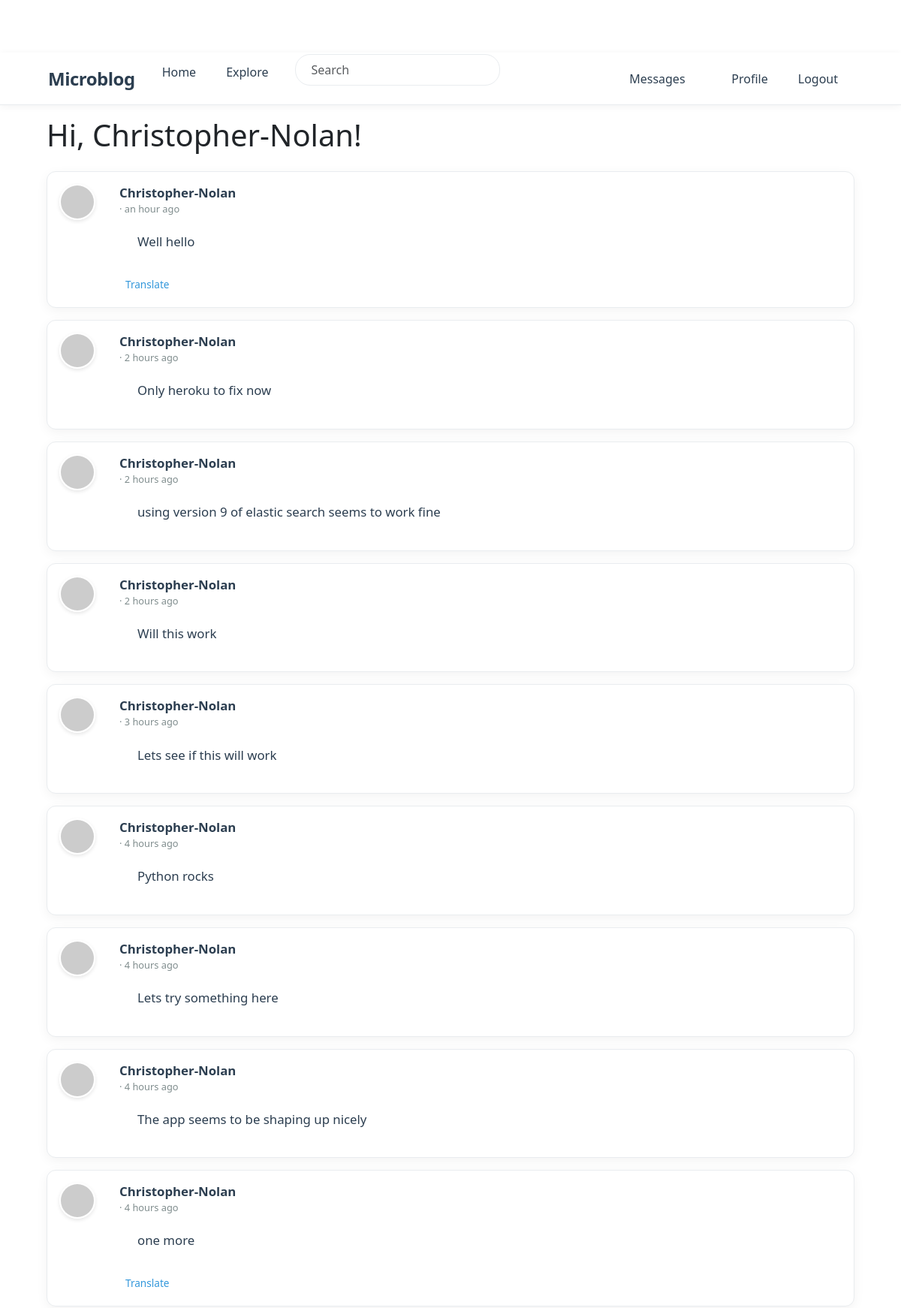
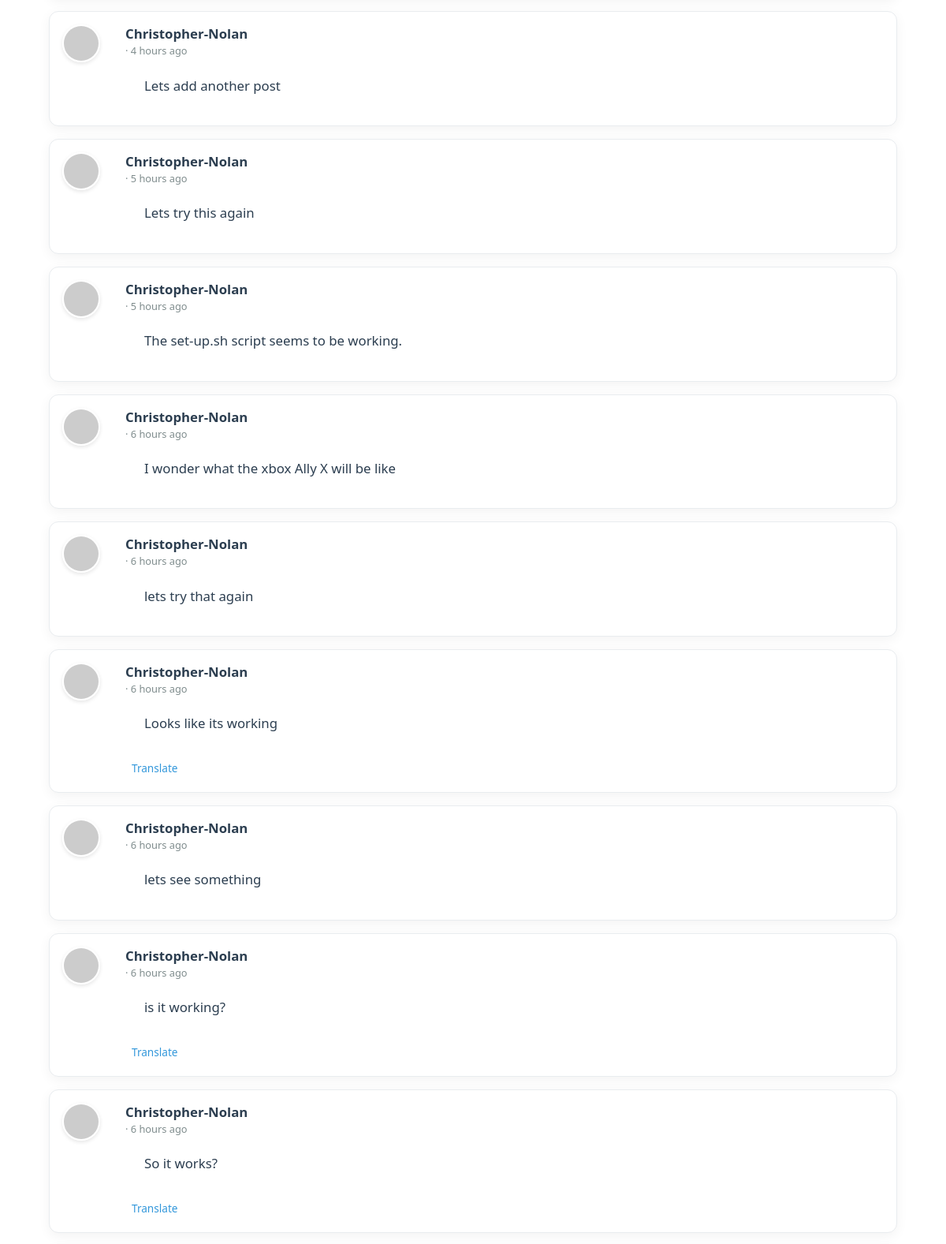
The page /explore (signed in, upper part) on the database its author committed (2 pictures, top to bottom).
### app/models.py (models this page shows, shortened)
class PaginatedAPIMixin(object):
    @staticmethod
    def to_collection_dict(query, page, per_page, endpoint, **kwargs):
        resources = db.paginate(query, page=page, per_page=per_page,
                                error_out=False)
        data = {
            'items': [item.to_dict() for item in resources.items],
            '_meta': {
                'page': page,
                'per_page': per_page,
                'total_pages': resources.pages,
                'total_items': resources.total
            },
            '_links': {
                'self': url_for(endpoint, page=page, per_page=per_page,
                                **kwargs),
                'next': url_for(endpoint, page=page + 1, per_page=per_page,
                                **kwargs) if resources.has_next else None,
                'prev': url_for(endpoint, page=page - 1, per_page=per_page,
                                **kwargs) if resources.has_prev else None
            }
        }
        return data

class User(PaginatedAPIMixin, UserMixin, db.Model):
    id: so.Mapped[int] = so.mapped_column(primary_key=True)
    username: so.Mapped[str] = so.mapped_column(sa.String(64), index=True,
                                                unique=True)
    email: so.Mapped[str] = so.mapped_column(sa.String(120), index=True,
                                             unique=True)
    password_hash: so.Mapped[Optional[str]] = so.mapped_column(sa.String(256))
    about_me: so.Mapped[Optional[str]] = so.mapped_column(sa.String(140))
    last_seen: so.Mapped[Optional[datetime]] = so.mapped_column(
        default=lambda: datetime.now(timezone.utc))
    last_message_read_time: so.Mapped[Optional[datetime]]
    token: so.Mapped[Optional[str]] = so.mapped_column(
        sa.String(32), index=True, unique=True)
    token_expiration: so.Mapped[Optional[datetime]]
    posts: so.WriteOnlyMapped['Post'] = so.relationship(
        back_populates='author')
    following: so.WriteOnlyMapped['User'] = so.relationship(
        secondary=followers, primaryjoin=(followers.c.follower_id == id),
        secondaryjoin=(followers.c.followed_id == id),
        back_populates='followers')
    followers: so.WriteOnlyMapped['User'] = so.relationship(
        secondary=followers, primaryjoin=(followers.c.followed_id == id),
        secondaryjoin=(followers.c.follower_id == id),
        back_populates='following')
    messages_sent: so.WriteOnlyMapped['Message'] = so.relationship(
        foreign_keys='Message.sender_id', back_populates='author')
    messages_received: so.WriteOnlyMapped['Message'] = so.relationship(
        foreign_keys='Message.recipient_id', back_populates='recipient')
    notifications: so.WriteOnlyMapped['Notification'] = so.relationship(
        back_populates='user')
    tasks: so.WriteOnlyMapped['Task'] = so.relationship(back_populates='user')
    def avatar(self, size):
        digest = md5(self.email.lower().encode('utf-8')).hexdigest()
        return f'https://www.gravatar.com/avatar/{digest}?d=identicon&s={size}'
    def unread_message_count(self):
        last_read_time = self.last_message_read_time or datetime(1900, 1, 1)
        query = sa.select(Message).where(Message.recipient == self,
                                         Message.timestamp > last_read_time)
        return db.session.scalar(sa.select(sa.func.count()).select_from(
            query.subquery()))
    def get_tasks_in_progress(self):
        query = self.tasks.select().where(Task.complete == False)
        return db.session.scalars(query)

class SearchableMixin:
    @classmethod
    def before_commit(cls, session):
        session._changes = {
            'add': list(session.new),
            'update': list(session.dirty),
            'delete': list(session.deleted)
        }
    @classmethod
    def after_commit(cls, session):
        try:
            for obj in session._changes['add']:
                if isinstance(obj, SearchableMixin):
                    add_to_index(obj.__tablename__, obj)
            for obj in session._changes['update']:
                if isinstance(obj, SearchableMixin):
                    add_to_index(obj.__tablename__, obj)
            for obj in session._changes['delete']:
                if isinstance(obj, SearchableMixin):
                    remove_from_index(obj.__tablename__, obj)
        except Exception as e:
            current_app.logger.error(f'Error in after_commit: {e}')
        finally:
            session._changes = None

class Post(SearchableMixin, db.Model):
    __searchable__ = ['body']
    id: so.Mapped[int] = so.mapped_column(primary_key=True)
    body: so.Mapped[str] = so.mapped_column(sa.String(140))
    timestamp: so.Mapped[datetime] = so.mapped_column(
        index=True, default=lambda: datetime.now(timezone.utc))
    user_id: so.Mapped[int] = so.mapped_column(sa.ForeignKey(User.id),
                                               index=True)
    language: so.Mapped[Optional[str]] = so.mapped_column(sa.String(5))
    author: so.Mapped[User] = so.relationship(back_populates='posts')

### app/main/routes.py (the view)
@bp.route('/explore')
@login_required
def explore():
    page = request.args.get('page', 1, type=int)
    query = sa.select(Post).order_by(Post.timestamp.desc())
    posts = db.paginate(query, page=page,
                        per_page=current_app.config['POSTS_PER_PAGE'],
                        error_out=False)
    next_url = url_for('main.explore', page=posts.next_num) \
        if posts.has_next else None
    prev_url = url_for('main.explore', page=posts.prev_num) \
        if posts.has_prev else None
    return render_template('index.html', title=_('Explore'),
                           posts=posts.items, next_url=next_url,
                           prev_url=prev_url)

### app/main/forms.py
class SearchForm(FlaskForm):
    q = StringField(_l('Search'), validators=[DataRequired()])
    def __init__(self, *args, **kwargs):
        if 'formdata' not in kwargs:
            kwargs['formdata'] = request.args
        if 'meta' not in kwargs:
            kwargs['meta'] = {'csrf': False}
        super(SearchForm, self).__init__(*args, **kwargs)

### app/__init__.py (called while the page is built)
def get_locale():
    return request.accept_languages.best_match(current_app.config['LANGUAGES'])

### app/main/routes.py (called while the page is built)
@bp.before_app_request
def before_request():
    if current_user.is_authenticated:
        current_user.last_seen = datetime.now(timezone.utc)
        db.session.commit()
        g.search_form = SearchForm()
    g.locale = str(get_locale())

### app/models.py (called while the page is built)
@login.user_loader
def load_user(id):
    return db.session.get(User, int(id))

### app/templates/index.html (shortened to what this page needs)
{% extends "base.html" %}
{% import "bootstrap_wtf.html" as wtf %}
{% block content %}
    <h1 class="mb-4">{{ _('Hi, %(username)s!', username=current_user.username) }}</h1>
    {% for post in posts %}
        {% include '_post.html' %}
    {% endfor %}
{% endblock %}

### app/templates/_post.html (shortened to what this page needs)
<div class="card post-card mb-3">
    <div class="card-body">
        <div class="d-flex">
            <div class="flex-shrink-0 me-3">
                <a href="{{ url_for('main.user', username=post.author.username) }}">
                    <img src="{{ post.author.avatar(50) }}" class="post-avatar" alt="{{ post.author.username }}'s avatar">
                </a>
            </div>
            <div class="flex-grow-1">
                <div class="d-flex justify-content-between align-items-start">
                    <div>
                        <a class="user_popup post-username" href="{{ url_for('main.user', username=post.author.username) }}">
                            {{ post.author.username }}
                        </a>
                        <span class="post-time">· {{ moment(post.timestamp).fromNow() }}</span>
                    </div>
                </div>
                <div class="post-body" id="post{{ post.id }}">{{ post.body }}</div>
                {% if post.language and post.language != g.locale %}
                <div class="mt-2">
                    <a href="javascript:translate(
                        'post{{ post.id }}',
                        'translation{{ post.id }}',
                        '{{ post.language }}',
                        '{{ g.locale }}')"
                       class="translation-link">
                        {{ _('Translate') }}
                    </a>
                </div>
                {% endif %}
            </div>
        </div>
    </div>
</div>

### app/static/css/styles.css (style rules this page uses)
:root { --primary-color: #3498db; --primary-hover: #2980b9; --success-color: #2ecc71; --success-hover: #27ae60; --text-color: #2c3e50; --text-secondary: #7f8c8d; --border-color: #e9ecef; --card-shadow: 0 4px 15px rgba(0, 0, 0, 0.05); --transition: all 0.25s ease; --nav-height: 70px; --container-padding: 2rem; }
.post-card { border: 1px solid var(--border-color); border-radius: 12px; margin-bottom: 1.5rem; box-shadow: var(--card-shadow); transition: var(--transition); background: #fff; overflow: hidden; }
.post-avatar { width: 48px; height: 48px; border-radius: 50%; object-fit: cover; border: 2px solid #fff; box-shadow: 0 2px 5px rgba(0, 0, 0, 0.1); margin-right: 1rem; transition: transform 0.2s ease; }
.post-username { font-weight: 600; color: var(--text-color); margin: 0 0 0.15rem; line-height: 1.3; font-size: 1.05rem; text-decoration: none; transition: color 0.2s ease; }
.post-time { font-size: 0.8rem; color: var(--text-secondary); display: flex; align-items: center; }
.post-body { padding: 1.25rem 1.5rem; font-size: 1.05rem; line-height: 1.7; color: var(--text-color); white-space: pre-line; word-break: break-word; }
.translation-link { font-size: 0.85rem; color: var(--primary-color); text-decoration: none; display: inline-flex; align-items: center; transition: all 0.2s ease; padding: 0.25rem 0.5rem; border-radius: 4px; }
.navbar-form .form-control { border-radius: 20px; padding: 0.5rem 1.25rem; border: 1px solid var(--border-color); transition: var(--transition); width: 100%; }
.form-control, .form-select { border: 1px solid var(--border-color); border-radius: 8px; padding: 0.75rem 1rem; transition: var(--transition); font-size: 1rem; }
body { padding-top: var(--nav-height); }

### rows shown on the page
Post: author.username "Christopher-Nolan", timestamp "an hour ago", body "Well hello"
Post: author.username "Christopher-Nolan", timestamp "2 hours ago", body "Only heroku to fix now"
Post: author.username "Christopher-Nolan", timestamp "2 hours ago", body "using version 9 of elastic search seems to work fine"
Post: author.username "Christopher-Nolan", timestamp "2 hours ago", body "Will this work"
Post: author.username "Christopher-Nolan", timestamp "3 hours ago", body "Lets see if this will work"
Post: author.username "Christopher-Nolan", timestamp "4 hours ago", body "Python rocks"
Post: author.username "Christopher-Nolan", timestamp "4 hours ago", body "Lets try something here"
Post: author.username "Christopher-Nolan", timestamp "4 hours ago", body "The app seems to be shaping up nicely"
Post: author.username "Christopher-Nolan", timestamp "4 hours ago", body "one more"
Post: author.username "Christopher-Nolan", timestamp "4 hours ago", body "Lets add another post"
Post: author.username "Christopher-Nolan", timestamp "5 hours ago", body "Lets try this again"
Post: author.username "Christopher-Nolan", timestamp "5 hours ago", body "The set-up.sh script seems to be working."
Post: author.username "Christopher-Nolan", timestamp "6 hours ago", body "I wonder what the xbox Ally X will be like"
Post: author.username "Christopher-Nolan", timestamp "6 hours ago", body "lets try that again"
Post: author.username "Christopher-Nolan", timestamp "6 hours ago", body "Looks like its working"
Post: author.username "Christopher-Nolan", timestamp "6 hours ago", body "lets see something"
Post: author.username "Christopher-Nolan", timestamp "6 hours ago", body "is it working?"
Post: author.username "Christopher-Nolan", timestamp "6 hours ago", body "So it works?"
